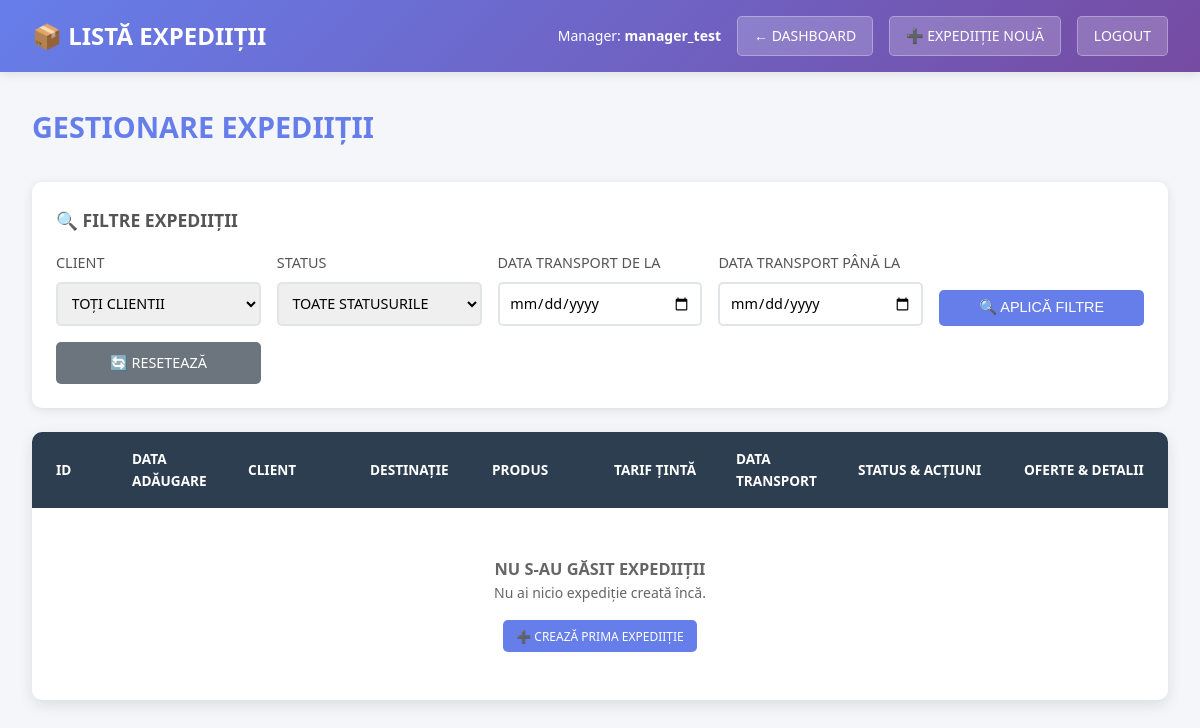
Before: /lista_expeditii.php (signed in) with the older database file.
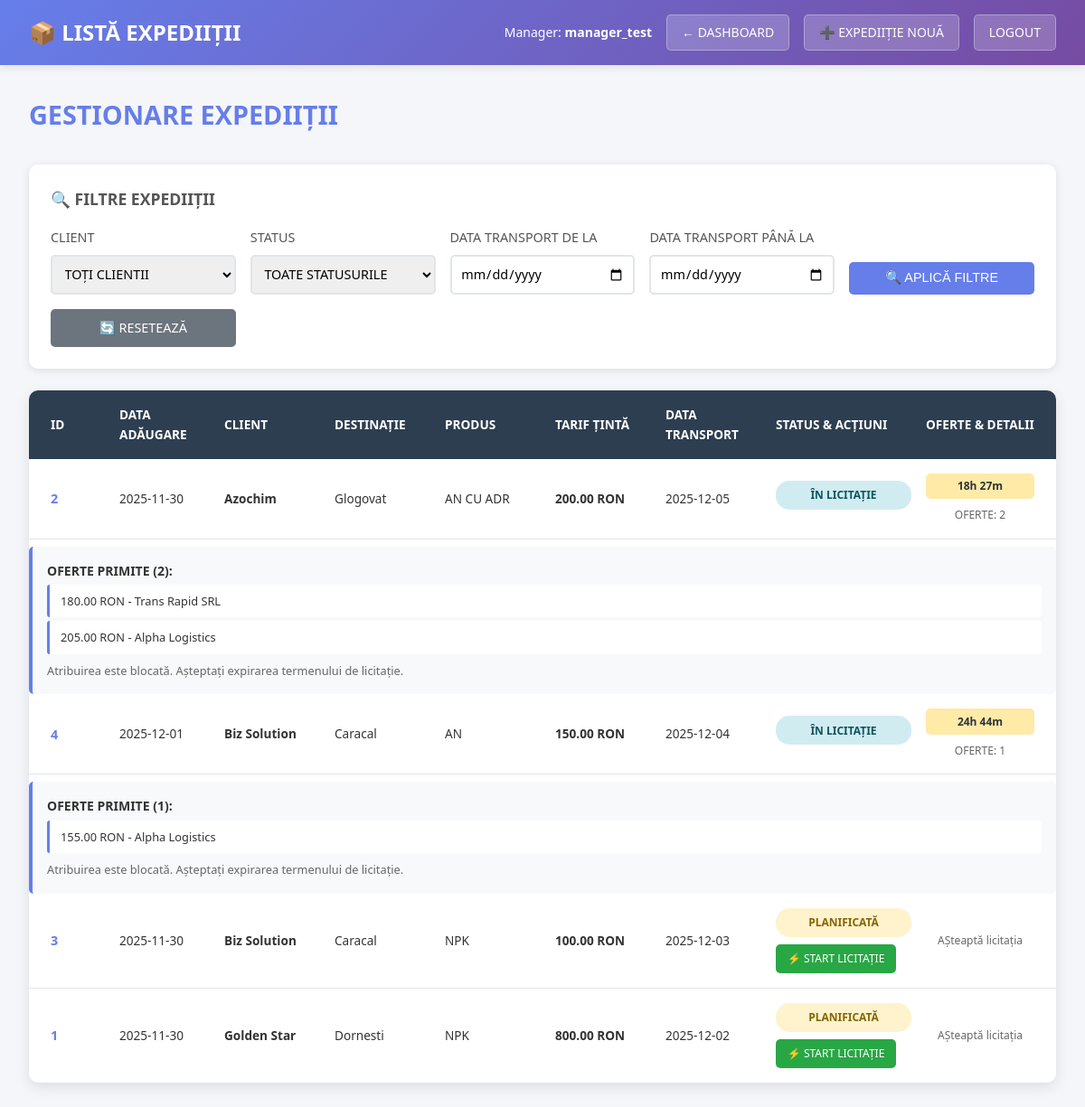
After: the same page with the newer database file.
### tables this page shows
CREATE TABLE `licitatii` (
  `id` int(11) NOT NULL,
  `expeditie_id` int(11) NOT NULL,
  `status` enum('active','finalizata','anulata') DEFAULT 'active',
  `data_start` datetime DEFAULT current_timestamp(),
  `data_finalizare` datetime DEFAULT NULL,
  `termen_ore` int(11) DEFAULT 24,
  `created_by` int(11) DEFAULT NULL,
  `created_at` timestamp NOT NULL DEFAULT current_timestamp()
);

CREATE TABLE `expedities` (
  `id` int(11) NOT NULL,
  `nume_client` varchar(100) NOT NULL,
  `destinatie` varchar(100) NOT NULL,
  `produs` varchar(100) NOT NULL,
  `necesita_adr` tinyint(1) DEFAULT 0,
  `tarif_tinta` decimal(10,2) DEFAULT NULL,
  `moneda` enum('EUR','RON') DEFAULT 'EUR',
  `data_transport` date DEFAULT NULL,
  `status` enum('planificata','in_licitatie','atribuita','finalizata','anulata') DEFAULT 'planificata',
  `data_creare` timestamp NOT NULL DEFAULT current_timestamp(),
  `created_by` int(11) DEFAULT NULL
);

CREATE TABLE `oferte` (
  `id` int(11) NOT NULL,
  `licitatie_id` int(11) NOT NULL,
  `transportator_id` int(11) NOT NULL,
  `pret_oferit` decimal(10,2) NOT NULL,
  `moneda` enum('EUR','RON') DEFAULT 'EUR',
  `status` enum('activă','câștigătoare','respinsă') DEFAULT 'activă',
  `created_at` timestamp NOT NULL DEFAULT current_timestamp()
);

CREATE TABLE `users` (
  `id` int(11) NOT NULL,
  `username` varchar(50) NOT NULL,
  `password_hash` varchar(255) NOT NULL,
  `email` varchar(100) NOT NULL,
  `role` enum('manager','transportator','supervizor') NOT NULL,
  `company_name` varchar(100) DEFAULT NULL,
  `phone` varchar(20) DEFAULT NULL,
  `is_active` tinyint(1) DEFAULT 1,
  `created_at` timestamp NOT NULL DEFAULT current_timestamp(),
  `updated_at` timestamp NOT NULL DEFAULT current_timestamp() ON UPDATE current_timestamp()
);

### models/Expeditie.php (called while the page is built, shortened)
<?php
class Expeditie {
    private $conn;
    private $table_name = "expedities";
    public function __construct($db) {
        $this->conn = $db;
    }
    public function getExpeditiiByManager($manager_id) {
        $query = "SELECT e.*,
                         l.id as licitatie_id,
                         l.data_start,
                         l.termen_ore,
                         l.data_finalizare,
                         (SELECT COUNT(*) FROM oferte o WHERE o.licitatie_id = l.id) as numar_oferte,
                         a.pret_final,
                         a.numar_camion,
                         a.nume_sofer,
                         u.company_name as transportator_company
                  FROM " . $this->table_name . " e
                  LEFT JOIN licitatii l ON e.id = l.expeditie_id AND l.status = 'active'
                  LEFT JOIN atribuiri a ON e.id = a.expeditie_id
                  LEFT JOIN users u ON a.transportator_id = u.id
                  WHERE e.created_by = :manager_id
                  ORDER BY e.data_transport DESC, e.data_creare DESC";
        $stmt = $this->conn->prepare($query);
        $stmt->bindParam(":manager_id", $manager_id);
        $stmt->execute();
        return $stmt->fetchAll(PDO::FETCH_ASSOC);
    }
}
?>

### public/lista_expeditii.php (the view, shortened to what the changed rows need)
<?php
require_once __DIR__ . '/../models/Expeditie.php';
$database = new Database();
$db = $database->getConnection();
$expeditieModel = new Expeditie($db);
$expeditii = $expeditieModel->getExpeditiiByManager($_SESSION['user_id']);
$filtru_client = $_GET['client'] ?? '';
$filtru_status = $_GET['status'] ?? '';
$filtru_data_start = $_GET['data_start'] ?? '';
$filtru_data_end = $_GET['data_end'] ?? '';
if (!empty($expeditii)) {
    $expeditii_filtrate = array_filter($expeditii, function($expeditie) use ($filtru_client, $filtru_status, $filtru_data_start, $filtru_data_end) {
        $match = true;
        if ($filtru_client && stripos($expeditie['nume_client'], $filtru_client) === false) {
            $match = false;
        }
        if ($filtru_status && $expeditie['status'] !== $filtru_status) {
            $match = false;
        }
        if ($filtru_data_start && strtotime($expeditie['data_transport']) < strtotime($filtru_data_start)) {
            $match = false;
        }
        if ($filtru_data_end && strtotime($expeditie['data_transport']) > strtotime($filtru_data_end)) {
            $match = false;
        }
        return $match;
    });
} else {
    $expeditii_filtrate = [];
}
function formatText($text) {
    return mb_convert_case($text, MB_CASE_TITLE, "UTF-8");
}
function getTimpRamas($data_start, $termen_ore = 24) {
    $end_time = strtotime($data_start) + ($termen_ore * 3600);
    $now = time();
    $diff = $end_time - $now;
    $hours = floor($diff / 3600);
    $minutes = floor(($diff % 3600) / 60);
    return $hours . 'h ' . $minutes . 'm';
}
function getOferteLicitatie($db, $licitatie_id) {
    $query = "SELECT o.*, u.company_name
              FROM oferte o
              INNER JOIN users u ON o.transportator_id = u.id
              WHERE o.licitatie_id = :licitatie_id
              ORDER BY o.pret_oferit ASC";
    $stmt = $db->prepare($query);
    $stmt->bindParam(":licitatie_id", $licitatie_id);
    $stmt->execute();
    return $stmt->fetchAll(PDO::FETCH_ASSOC);
}
?>
<!DOCTYPE html>
<html lang="ro">
<head>
</head>
<body>
    <div class="header">
        <h1>📦 LISTĂ EXPEDIIȚII</h1>
    </div>
    <div class="container">
        <div class="page-header">
            <h2>GESTIONARE EXPEDIIȚII</h2>
        </div>
        <div class="expedities-table">
            <?php if (empty($expeditii_filtrate)): ?>
                <div class="no-expeditii">
                    <h3>NU S-AU GĂSIT EXPEDIIȚII</h3>
                    <p><?php echo empty($expeditii) ? 'Nu ai nicio expediție creată încă.' : 'Nicio expediție nu corespunde filtrelor tale.'; ?></p>
                    <?php if (empty($expeditii)): ?>
                        <a href="creare_expeditie.php" class="btn">➕ CREAZĂ PRIMA EXPEDIIȚIE</a>
                    <?php else: ?>
                        <a href="lista_expeditii.php" class="btn">🔄 AFIȘEAZĂ TOATE</a>
                    <?php endif; ?>
                </div>
            <?php else: ?>
                <?php foreach ($expeditii_filtrate as $expeditie): ?>
                <div class="table-row">
                    <div class="expeditie-id"><?php echo $expeditie['id']; ?></div>
                    <div><?php echo date('Y-m-d', strtotime($expeditie['data_creare'])); ?></div>
                    <div><strong><?php echo formatText(htmlspecialchars($expeditie['nume_client'])); ?></strong></div>
                    <div><?php echo formatText(htmlspecialchars($expeditie['destinatie'])); ?></div>
                    <div class="text-uppercase"><?php echo htmlspecialchars($expeditie['produs']); ?></div>
                    <div>
                        <?php if ($expeditie['tarif_tinta']): ?>
                            <strong><?php echo number_format($expeditie['tarif_tinta'], 2); ?> <?php echo $expeditie['moneda']; ?></strong>
                        <?php else: ?>
                            <span class="tarif-null">N/A</span>
                        <?php endif; ?>
                    </div>
                    <div><?php echo date('Y-m-d', strtotime($expeditie['data_transport'])); ?></div>
                    <div>
                        <?php
                        $status_class = 'status-' . $expeditie['status'];
                        $status_text = '';
                        switch($expeditie['status']) {
                            case 'planificata':
                                $status_text = 'PLANIFICATĂ';
                                break;
                            case 'in_licitatie':
                                $status_text = 'ÎN LICITAȚIE';
                                break;
                        }
                        ?>
                        <div class="<?php echo $status_class; ?>" style="margin-bottom: 0.5rem;">
                            <?php echo $status_text; ?>
                        </div>
                        <?php if ($expeditie['status'] === 'planificata'): ?>
                            <a href="start_licitatie.php?expeditie_id=<?php echo $expeditie['id']; ?>" class="btn btn-success">
                                ⚡ START LICITAȚIE
                            </a>
                        <?php endif; ?>
                    </div>
                    <div>
                        <?php if ($expeditie['status'] === 'in_licitatie' && $expeditie['licitatie_id']): ?>
                            <?php
                            $timp_ramas = getTimpRamas($expeditie['data_start'], $expeditie['termen_ore']);
                            $oferte = getOferteLicitatie($db, $expeditie['licitatie_id']);
                            ?>
                            <div class="timp-raman" style="margin-bottom: 0.5rem;">
                                <?php echo $timp_ramas; ?>
                            </div>
                            <div class="oferte-info">
                                OFERTE: <?php echo count($oferte); ?>
                            </div>
                        <?php elseif ($expeditie['status'] === 'atribuita'): ?>
                            <div class="atribuire-info">
                                ✅ ATRIBUITĂ
                            </div>
                        <?php else: ?>
                            <div class="oferte-info">
                                AȘteaptă licitația
                            </div>
                        <?php endif; ?>
                    </div>
                </div>
                <?php if ($expeditie['status'] === 'in_licitatie' && $expeditie['licitatie_id'] && count($oferte) > 0): ?>
                <div class="expand-details">
                    <strong>OFERTE PRIMITE (<?php echo count($oferte); ?>):</strong>
                    <?php foreach ($oferte as $oferta): ?>
                        <div class="oferta-item">
                            <?php echo number_format($oferta['pret_oferit'], 2); ?> <?php echo $oferta['moneda']; ?> - <?php echo htmlspecialchars($oferta['company_name']); ?>
                        </div>
                    <?php endforeach; ?>
                    <div style="margin-top: 0.5rem; font-size: 0.8rem; color: #666;">
                        Atribuirea este blocată. Așteptați expirarea termenului de licitație.
                    </div>
                </div>
                <?php endif; ?>
                <?php endforeach; ?>
            <?php endif; ?>
        </div>
    </div>
</body>
</html>

Changed rows visible on the page:
added licitatii: expeditie "2", expeditie.data_creare "2025-11-30", expeditie.nume_client "Azochim", expeditie.destinatie "Glogovat", expeditie.produs "AN CU ADR", expeditie.tarif_tinta "200.00", expeditie.moneda "RON", expeditie.data_transport "2025-12-05", expeditie.status "ÎN LICITAȚIE", timp_ramas "18h 27m", count($oferte) "2"
added oferte: pret_oferit "180.00", moneda "RON", transportator.company_name "Trans Rapid SRL", shown under "2"
added oferte: pret_oferit "205.00", moneda "RON", transportator.company_name "Alpha Logistics", shown under "2"
added licitatii: expeditie "4", expeditie.data_creare "2025-12-01", expeditie.nume_client "Biz Solution", expeditie.destinatie "Caracal", expeditie.produs "AN", expeditie.tarif_tinta "150.00", expeditie.moneda "RON", expeditie.data_transport "2025-12-04", expeditie.status "ÎN LICITAȚIE", timp_ramas "24h 44m", count($oferte) "1"
added oferte: pret_oferit "155.00", moneda "RON", transportator.company_name "Alpha Logistics", shown under "4"
added expedities: id "3", data_creare "2025-11-30", nume_client "Biz Solution", destinatie "Caracal", produs "NPK", tarif_tinta "100.00", moneda "RON", data_transport "2025-12-03", status "PLANIFICATĂ", shows "AȘteaptă licitația"
added expedities: id "1", data_creare "2025-11-30", nume_client "Golden Star", destinatie "Dornesti", produs "NPK", tarif_tinta "800.00", moneda "RON", data_transport "2025-12-02", status "PLANIFICATĂ", shows "AȘteaptă licitația"
Other visible differences:
text no longer shown: "NU S-AU GĂSIT EXPEDIIȚII Nu ai nicio expediție creată încă. ➕ CREAZĂ PRIMA EXPEDIIȚIE"
